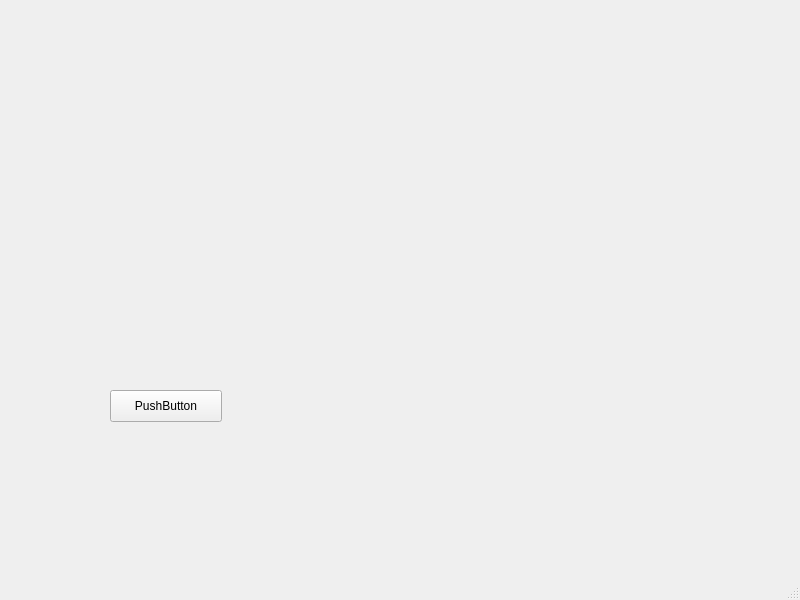
<?xml version="1.0" encoding="UTF-8"?>
<ui version="4.0">
 <class>MainWindow</class>
 <widget class="QMainWindow" name="MainWindow">
  <property name="geometry">
   <rect>
    <x>0</x>
    <y>0</y>
    <width>800</width>
    <height>600</height>
   </rect>
  </property>
  <property name="windowTitle">
   <string>MainWindow</string>
  </property>
  <widget class="QWidget" name="centralwidget">
   <widget class="QPushButton" name="pushButton">
    <property name="geometry">
     <rect>
      <x>110</x>
      <y>390</y>
      <width>112</width>
      <height>32</height>
     </rect>
    </property>
    <property name="text">
     <string>PushButton</string>
    </property>
   </widget>
  </widget>
  <widget class="QMenuBar" name="menubar">
   <property name="geometry">
    <rect>
     <x>0</x>
     <y>0</y>
     <width>800</width>
     <height>22</height>
    </rect>
   </property>
  </widget>
  <widget class="QStatusBar" name="statusbar"/>
 </widget>
 <resources/>
 <connections/>
</ui>
